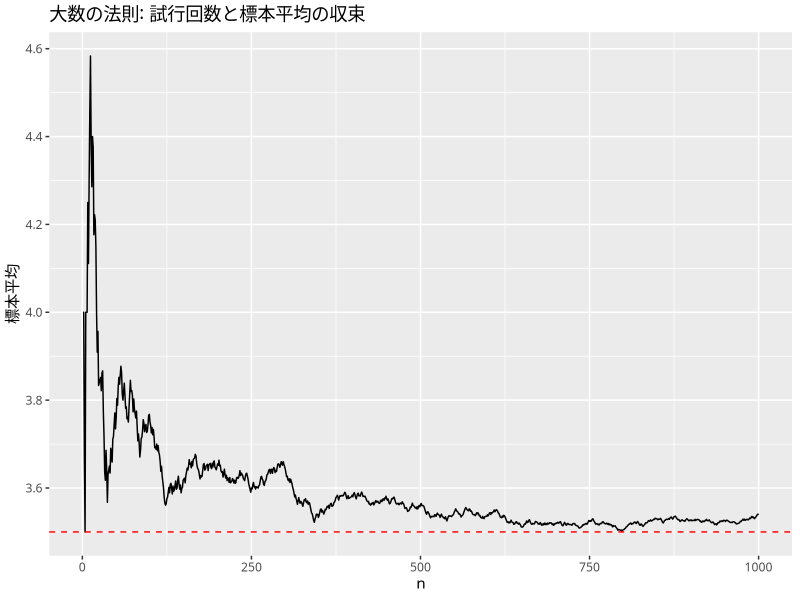
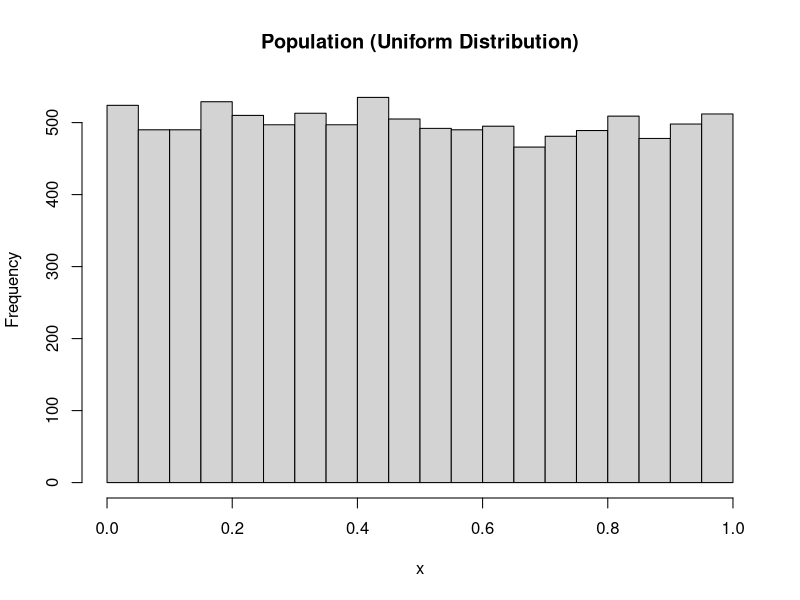
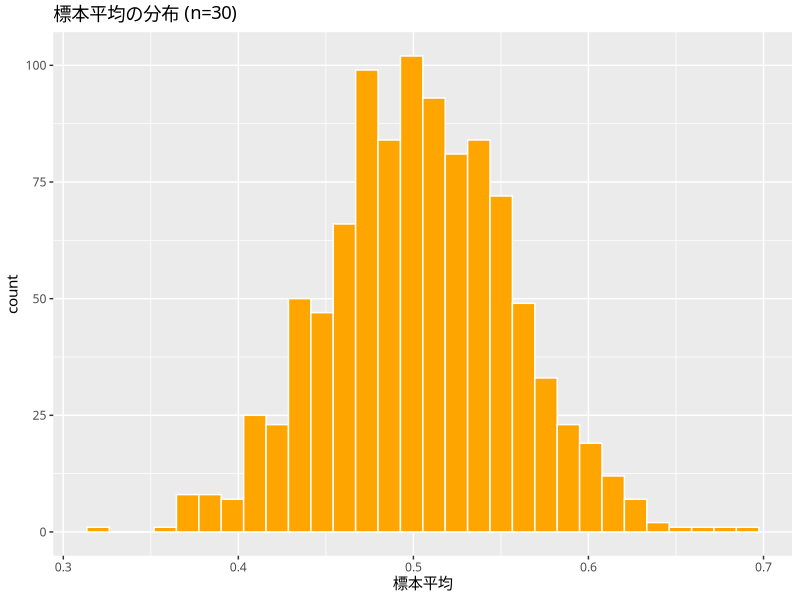
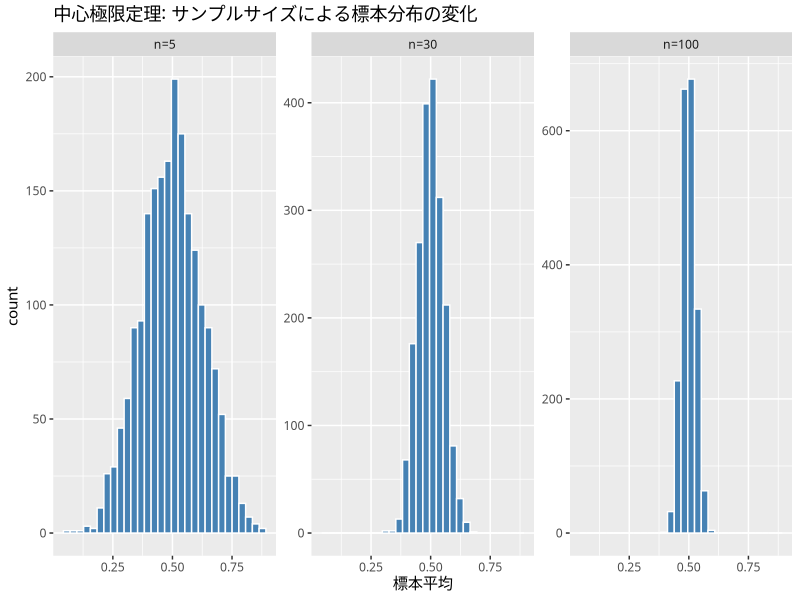

Generate these figures, in order, with R:
## ---- chunk 1
library(tidyverse)
set.seed(1)

# 母集団分布（平均50, 標準偏差10の正規分布）
population <- rnorm(100000, mean = 50, sd = 10)

# パラレルワールド1：1回目の抽出（n=100）
sample1 <- sample(population, 100)
mean(sample1)

# パラレルワールド2：もう1回抽出
sample2 <- sample(population, 100)
mean(sample2)
## ---- chunk 2
n <- 1000
dice_rolls <- sample(1:6, n, replace = TRUE)
cumulative_mean <- cumsum(dice_rolls) / (1:n)

df <- data.frame(n = 1:n, mean = cumulative_mean)

ggplot(df, aes(x = n, y = mean)) +
  theme_gray(base_family = "HiraKakuProN-W3") + # [対象注意] Mac用設定
  geom_line() +
  geom_hline(yintercept = 3.5, color = "red", linetype = "dashed") +
  labs(title = "大数の法則: 試行回数と標本平均の収束", y = "標本平均")
## ---- chunk 3
# 1. 一様分布のヒストグラム（母集団の形状）
hist(runif(10000), main = "Population (Uniform Distribution)", xlab = "x")

# 2. 標本平均の分布（CLTの確認）
n_samples <- 1000
n <- 30 # サンプルサイズ
means <- numeric(n_samples)

for (i in 1:n_samples) {
  means[i] <- mean(runif(n))
}

ggplot(data.frame(x = means), aes(x = x)) +
  theme_gray(base_family = "HiraKakuProN-W3") + # [対象注意] Mac用設定
  geom_histogram(bins = 30, fill = "orange", color = "white") +
  labs(title = "標本平均の分布 (n=30)", x = "標本平均")
## ---- chunk 4
sample_sizes <- c(5, 30, 100)
n_samples <- 2000

results <- data.frame()
for (n in sample_sizes) {
  # n個の平均をn_samples回計算
  means <- replicate(n_samples, mean(runif(n)))
  results <- bind_rows(results, data.frame(means = means, size = paste0("n=", n)))
}

# nの順序指定
results$size <- factor(results$size, levels = paste0("n=", sample_sizes))

ggplot(results, aes(x = means)) +
  theme_gray(base_family = "HiraKakuProN-W3") + # [対象注意] Mac用設定
  geom_histogram(bins = 30, fill = "steelblue", color = "white") +
  facet_wrap(~size, scales = "free_y") +
  labs(title = "中心極限定理: サンプルサイズによる標本分布の変化", x = "標本平均")
## ---- chunk 5
# 理論上のSE
true_se <- sqrt(1/12 / 30)

# シミュレーションのSE（標本平均の標準偏差）
sim_se <- sd(results %>% filter(size == "n=30") %>% pull(means))

cat("理論的SE:", true_se, "\n")
cat("シミュレーションSE:", sim_se, "\n")
